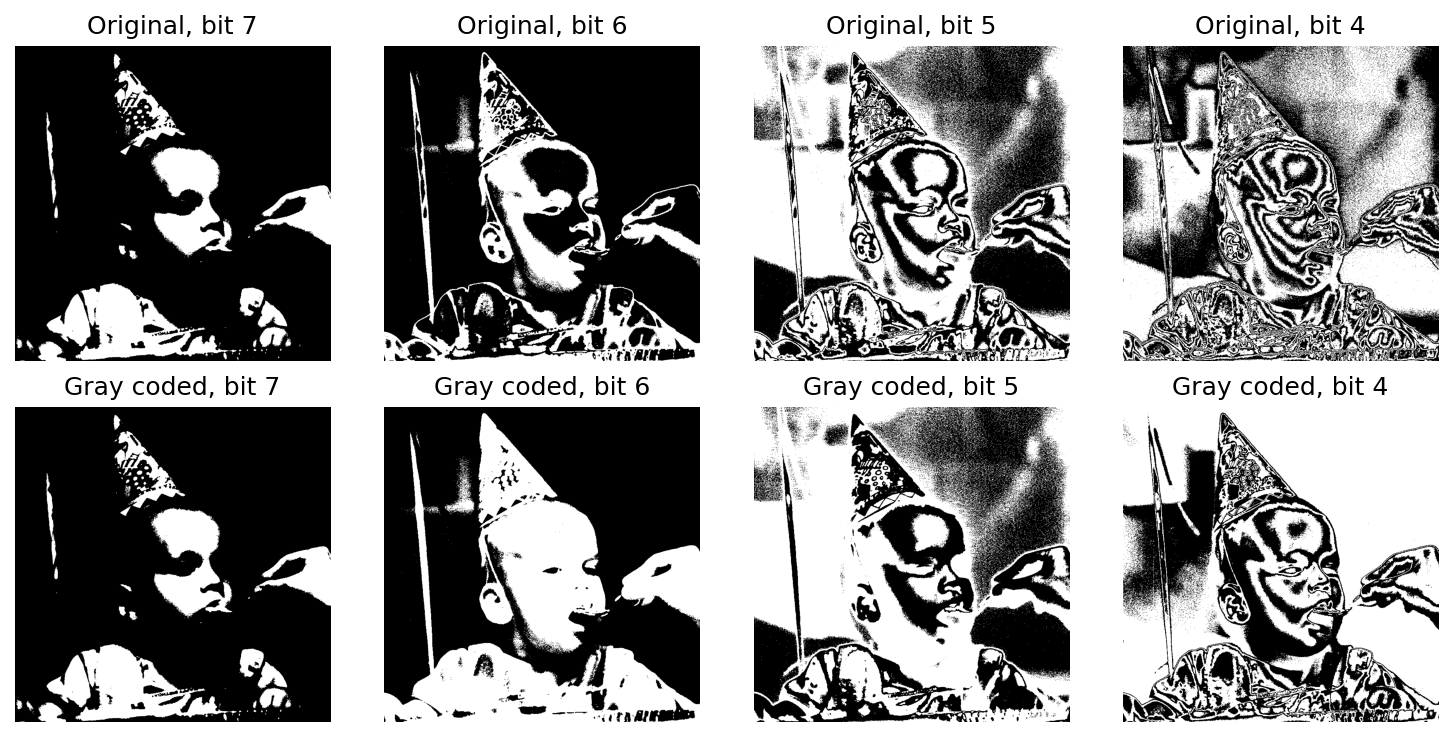

Python code for this plot:
# Figure819.py

import numpy as np
import matplotlib.pyplot as plt
from skimage.io import imread
from libDIPUM.data_path import dip_data

# Data
f = imread(dip_data('Fig0819(a).tif')).astype(np.uint8)

# Convert to Gray code
g = np.bitwise_xor(f, np.right_shift(f, 1))

# Get all bit planes (bit 0 to bit 7)
planef = [np.bitwise_and(np.right_shift(f, k), 1) for k in range(8)]
planeg = [np.bitwise_and(np.right_shift(g, k), 1) for k in range(8)]

# Figure 1
fig1 = plt.figure(1, figsize=(10, 5))

plt.subplot(2, 4, 1); plt.imshow(planef[7], cmap='gray', vmin=0, vmax=1); plt.title('Original, bit 7'); plt.axis('off')
plt.subplot(2, 4, 2); plt.imshow(planef[6], cmap='gray', vmin=0, vmax=1); plt.title('Original, bit 6'); plt.axis('off')
plt.subplot(2, 4, 3); plt.imshow(planef[5], cmap='gray', vmin=0, vmax=1); plt.title('Original, bit 5'); plt.axis('off')
plt.subplot(2, 4, 4); plt.imshow(planef[4], cmap='gray', vmin=0, vmax=1); plt.title('Original, bit 4'); plt.axis('off')

plt.subplot(2, 4, 5); plt.imshow(planeg[7], cmap='gray', vmin=0, vmax=1); plt.title('Gray coded, bit 7'); plt.axis('off')
plt.subplot(2, 4, 6); plt.imshow(planeg[6], cmap='gray', vmin=0, vmax=1); plt.title('Gray coded, bit 6'); plt.axis('off')  # fixed
plt.subplot(2, 4, 7); plt.imshow(planeg[5], cmap='gray', vmin=0, vmax=1); plt.title('Gray coded, bit 5'); plt.axis('off')
plt.subplot(2, 4, 8); plt.imshow(planeg[4], cmap='gray', vmin=0, vmax=1); plt.title('Gray coded, bit 4'); plt.axis('off')

fig1.tight_layout()

# Figure 2
fig2 = plt.figure(2, figsize=(10, 5))

plt.subplot(2, 4, 1); plt.imshow(planef[3], cmap='gray', vmin=0, vmax=1); plt.title('Original, bit 3'); plt.axis('off')
plt.subplot(2, 4, 2); plt.imshow(planef[2], cmap='gray', vmin=0, vmax=1); plt.title('Original, bit 2'); plt.axis('off')
plt.subplot(2, 4, 3); plt.imshow(planef[1], cmap='gray', vmin=0, vmax=1); plt.title('Original, bit 1'); plt.axis('off')
plt.subplot(2, 4, 4); plt.imshow(planef[0], cmap='gray', vmin=0, vmax=1); plt.title('Original, bit 0'); plt.axis('off')

plt.subplot(2, 4, 5); plt.imshow(planeg[3], cmap='gray', vmin=0, vmax=1); plt.title('Gray coded, bit 3'); plt.axis('off')
plt.subplot(2, 4, 6); plt.imshow(planeg[2], cmap='gray', vmin=0, vmax=1); plt.title('Gray coded, bit 2'); plt.axis('off')
plt.subplot(2, 4, 7); plt.imshow(planeg[1], cmap='gray', vmin=0, vmax=1); plt.title('Gray coded, bit 1'); plt.axis('off')
plt.subplot(2, 4, 8); plt.imshow(planeg[0], cmap='gray', vmin=0, vmax=1); plt.title('Gray coded, bit 0'); plt.axis('off')

fig2.tight_layout()

# Save figures
fig1.savefig('Figure819.png', dpi=150, bbox_inches='tight')
fig2.savefig('Figure820.png', dpi=150, bbox_inches='tight')

plt.show()
